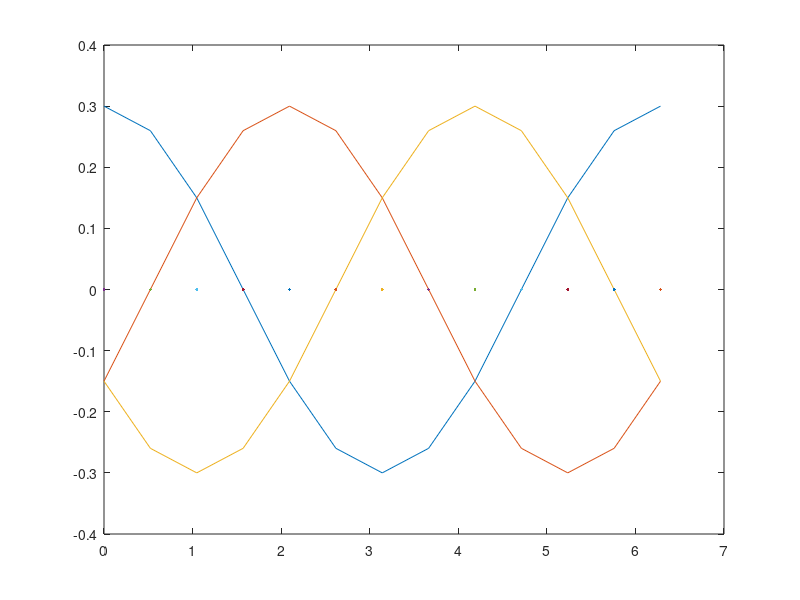
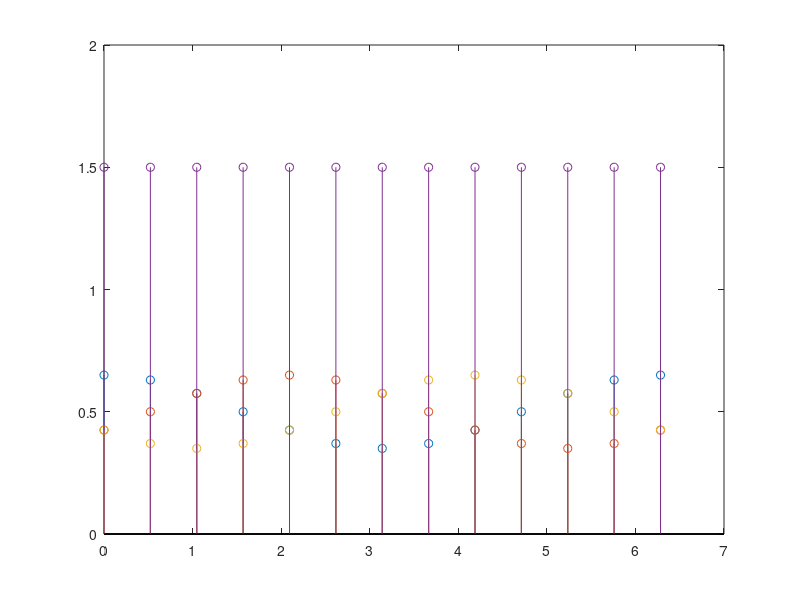

These charts were generated, in order, by the following MATLAB code:
ma=0.3;
theta=linspace(0,2*pi,13);

% theta=pi/180*[0 45 90 135 180 225 270 315]

phA=ma*cos(theta);
phB=ma*cos(theta-2*pi/3);
phC=ma*cos(theta+2*pi/3);
% common_mode= -sign(ma*cos(3*theta))/3;
 % common_mode= 1/3;
common_mode= 0;
% common_mode= -1/3;

figure();
plot(theta,phA) 
hold on
plot(theta,phB) 
hold on
plot(theta,phC) 
hold on
plot(theta,common_mode) 

duty_ratios_phA= (1+phA+common_mode)/2;
duty_ratios_phB= (1+phB+common_mode)/2;
duty_ratios_phC= (1+phC+common_mode)/2;


figure();
stem(theta,duty_ratios_phA) 
hold on
stem(theta,duty_ratios_phB) 
hold on
stem(theta,duty_ratios_phC) 
hold on
stem(theta,duty_ratios_phA+duty_ratios_phB+duty_ratios_phC) 
hold on

PhiA = 0*duty_ratios_phA; % Explicitly set to single

PhiB=360*mod((duty_ratios_phA+duty_ratios_phB)/2,1);

PhiC =360*mod((duty_ratios_phA+2*duty_ratios_phB+duty_ratios_phC)/2,1);

duty_without_phA=(1+phA)/2;
duty_without_phB=(1+phB)/2;
duty_without_phC=(1+phC)/2;

theta*180/pi
[duty_without_phA;duty_without_phB;duty_without_phC; duty_without_phA+duty_without_phB+duty_without_phC ]
[ duty_ratios_phA;duty_ratios_phB;duty_ratios_phC; duty_ratios_phA+duty_ratios_phB+duty_ratios_phC]
[PhiA;  PhiB ; PhiC]

close all
